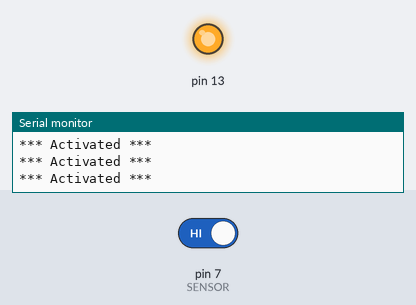
This sketch was run on a simulated Arduino Uno, built with avr-gcc and run on an emulated ATmega328P. On the bench: output pins drawn as LEDs (lit = HIGH), the last lines printed to the serial monitor. The test bench sets the inputs (shaded band); at power-on: pin 7 (SENSOR) HIGH.

Above: at 2.8 s.
2.9 s: pin 7 (SENSOR) driven LOW
At 4.0 s:
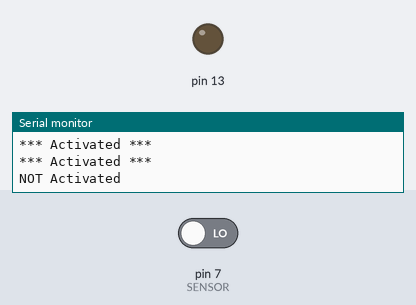
4.5 s: pin 7 (SENSOR) driven HIGH
At 5.5 s:
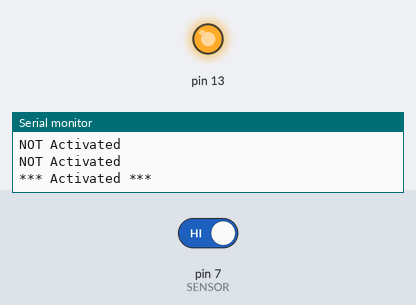
Timing chart, 0 to 7.5 s (numbered marks = the images above; inputs shaded):
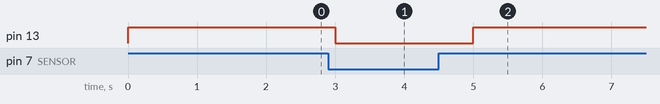

Measured:
- after the input at 2.9 s, pin 13: HIGH → LOW after 0.10 s
- after the input at 4.5 s, pin 13: LOW → HIGH after 0.50 s

The sketch:

human_02.ino
```cpp
const int SENSOR = 7;

void setup() {
  pinMode(SENSOR, INPUT);
  Serial.begin(115200);

  pinMode(13, OUTPUT);
}

void loop() {
  int status = digitalRead(SENSOR);

  if(status == LOW){
    Serial.println("NOT Activated");
    digitalWrite(13,LOW);
  } else {
    Serial.println("*** Activated ***");
    digitalWrite(13,HIGH);
  }

  delay(1000);
}
```
